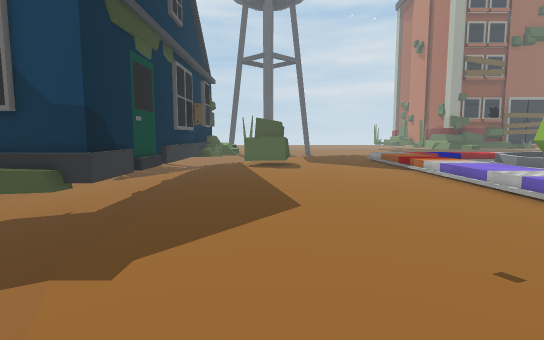
View 1 (above)

24 first-person views from a walk through a Unity game level. The camera is 1.5 m above the floor, tilts 6° down and sees 80° across. The floor is counted in squares, 1 m on a side. Each view is taken from the middle of a square. On the plan, view 1 faces up. The plan holds only what a view shows up to about 15 squares ahead; the rest is blank. The place goes on beyond the plan. The player character is not drawn. Some surface patterns are stand-ins.

View 2
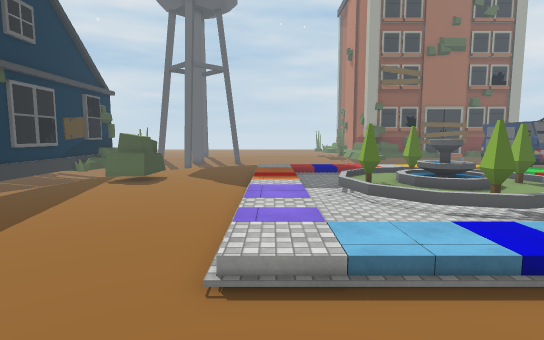

View 3
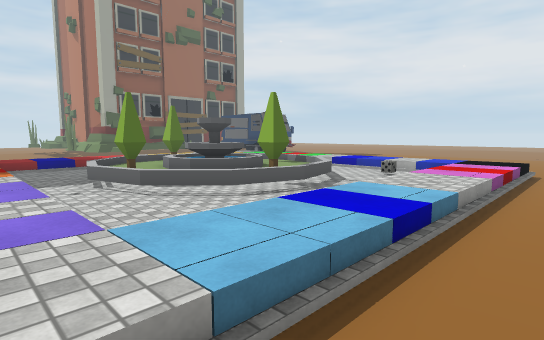

View 4
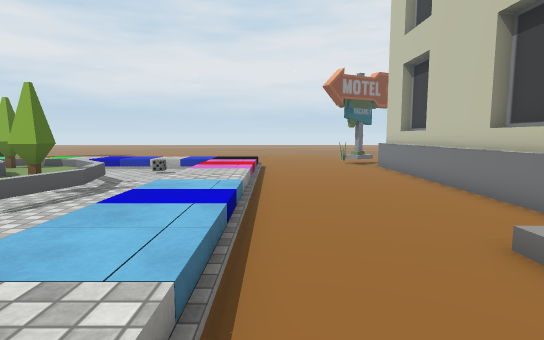

View 5
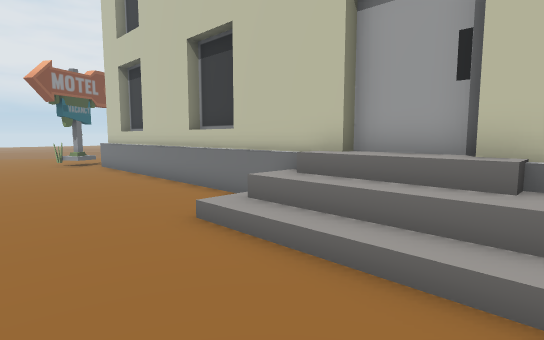

View 6
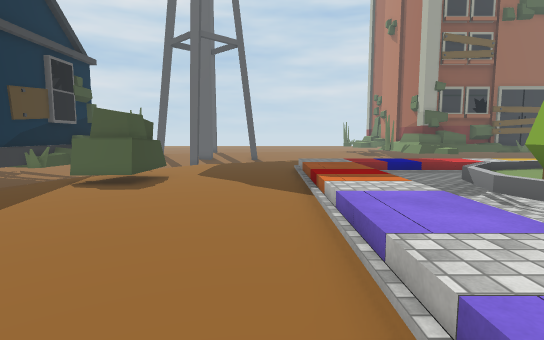

View 7
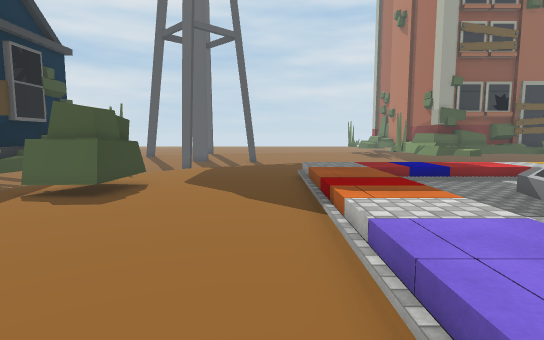

View 8
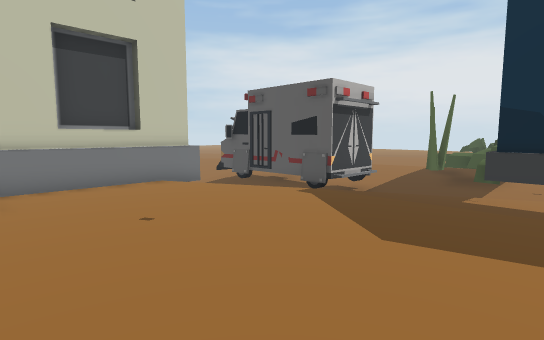

View 9
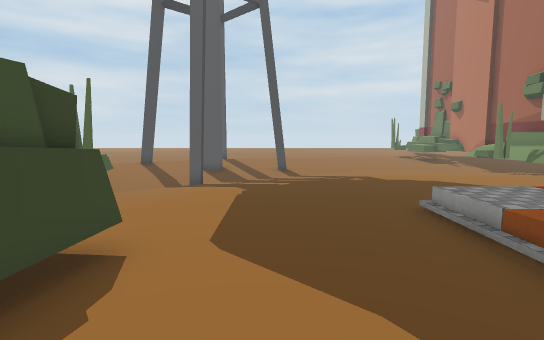

View 10
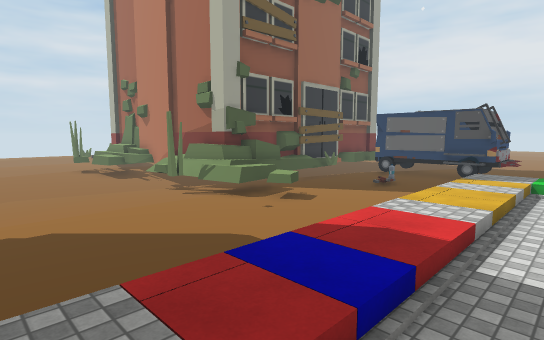

View 11
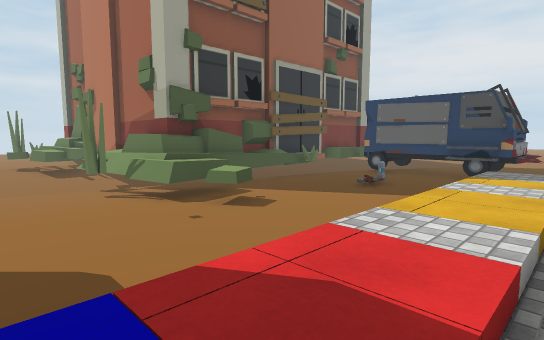

View 12
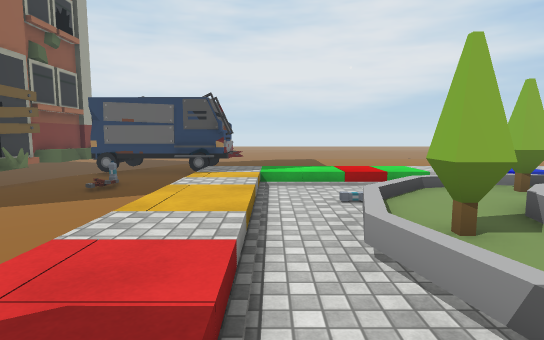

View 13
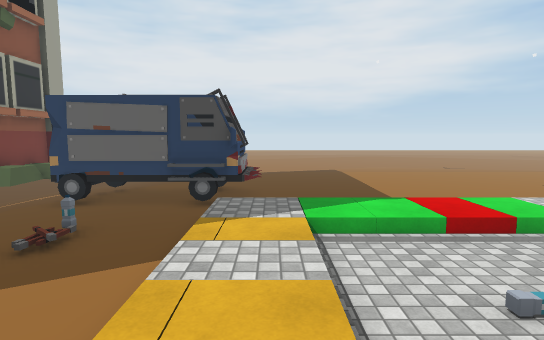

View 14
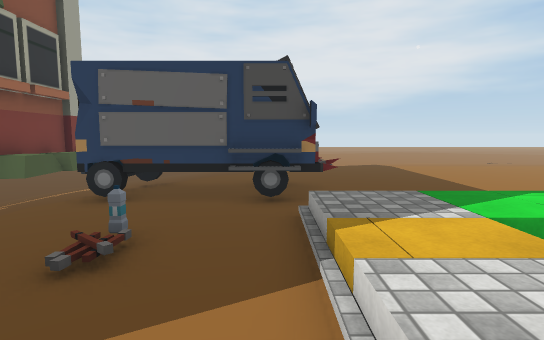

View 15
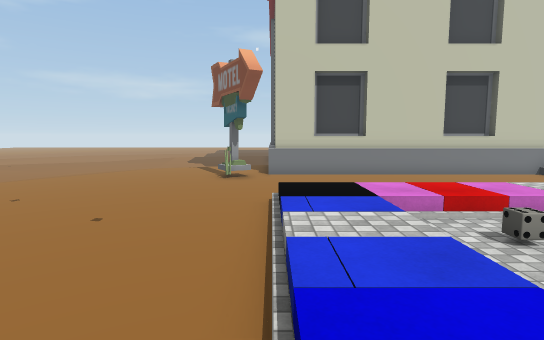

View 16
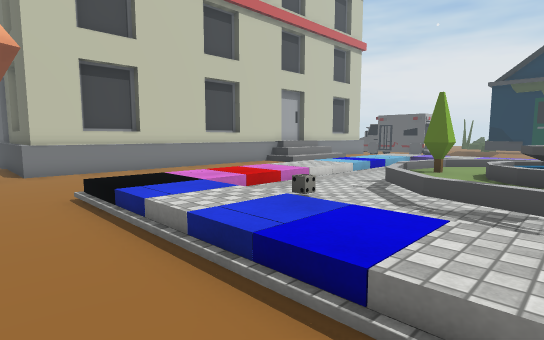

View 17
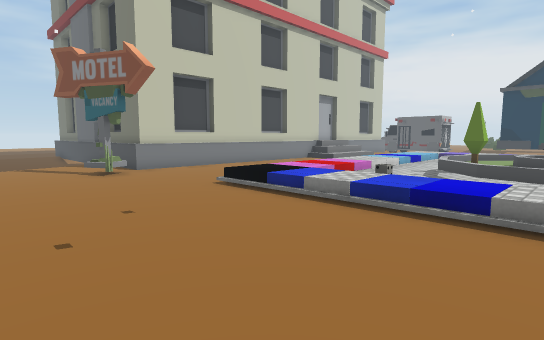

View 18
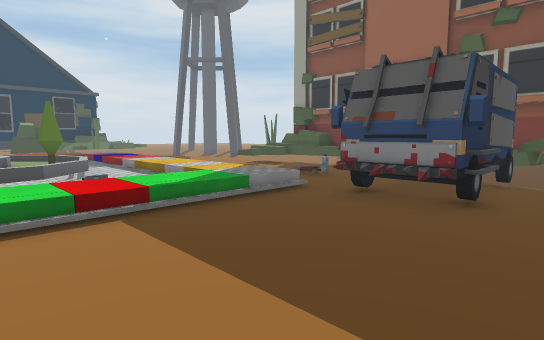

View 19
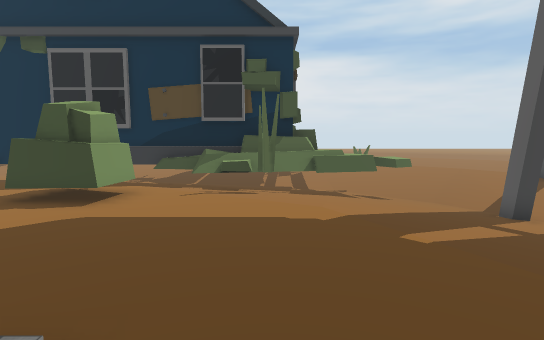

View 20
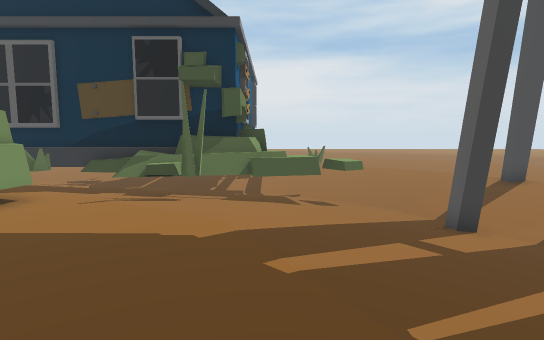

View 21
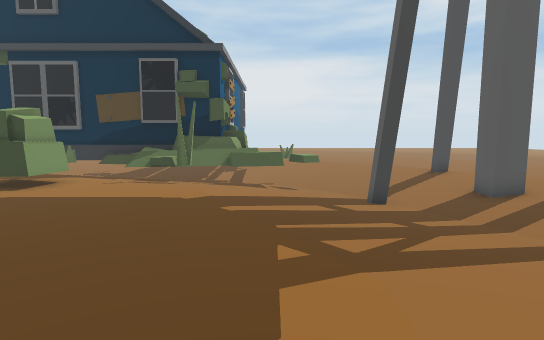

View 22
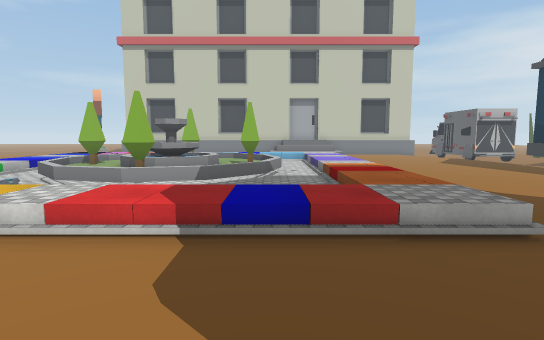

View 23
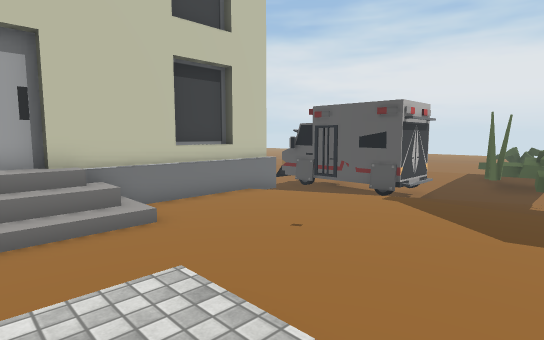

View 24
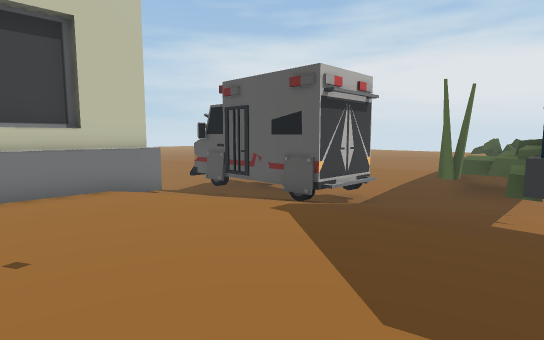

### Floor plan
Key: @ floor where view 1 was taken; # wall or solid block; x gap in a wall; . main floor; - floor 0.25 m lower than the main floor; : floor 0.5 m higher than the main floor; _ floor 0.5 m lower than the main floor; < floor 0.75 m lower than the main floor; ( floor 1 m lower than the main floor; / step, stairs or slope; = window, fence, low wall or low ledge; ^ raised ledge; F fountain; B building; S sign; T tower; L bottle; A van; O other object.
Columns run from 15 left of view 1 to 28 right of it. Each row starts with its distance up from view 1.
 29        .-//////T<____- ------^#
 28        .-///(<TT___---------#^#############
 27        --_//<<____----.......^^##^^=#=-==##
 26        -__###___----.........^^^....=....-#
 25        ___##^__---...........=^.......AAAA#
 24         ^  #^_--..............^........A A..
 23            #^=-..................../L..A A..
 22            #^#-.......................A  A..
 21            #^^........................AAAA..
 20            #^^......./:::::::::::::::/AAAA..
 19            #=......../:::::::::::::::/.A.A..
 18            #=.###..../:/.........../:/......
 17            ##.###..../:/....FF...../:/......
 16            #..###..../:/..FFFFFF/../:/......
 15            #........./:/.FF::F::F../:/......
 14            #........./:/.F:FFFF:FF./:/......
 13            #.........///.FFFFFFFFF.///......
 12            #.........///.FFFFFF:FF.///......
 11            #........./:/.FF:FFF:F../:/......
 10            #........./:/..FFFF:FF../:/......
  9            #........./:/...FFFFF.../:/......
  8            #........./:/.........../:/......
  7       ######........./:/.........../:/......
  6  #  ##^^^_-........../:::::::::::::::/......
  5 ##  x^^#_#--........./:::::::::::::::/......
  4  #  ^=-/__//................................
  3     .--/_O##-...............................
  2     .--- O #-...............................
  1     ..     #-/......//////..................
  0            #-/.@....  /   .............S....
 -1            O_-BBBBBBB    BBBBBBBBBBBBBSS....
 -2            O_-B#BB##BBBBBB##B#####B##B......
 -3            O_                        B.....
 -4           <</                        B ...
 -5           /<                         B

Positions as (right, up) in squares from view 1, and headings:
1: (0, 0), facing up
2: (7, 0), facing up
3: (7, 3), facing up-right
4: (6, 4), facing right
5: (5, 4), facing down-right
6: (5, 6), facing up
7: (5, 8), facing up
8: (5, 9), facing down-left
9: (3, 14), facing up
10: (7, 17), facing up-right
11: (10, 18), facing up-right
12: (10, 18), facing right
13: (14, 19), facing right
14: (16, 21), facing right
15: (22, 13), facing down
16: (24, 13), facing down-left
17: (28, 13), facing down-left
18: (28, 13), facing up-left
19: (8, 22), facing left
20: (7, 24), facing left
21: (10, 25), facing left
22: (10, 25), facing down
23: (8, 8), facing down-left
24: (3, 8), facing down-left
